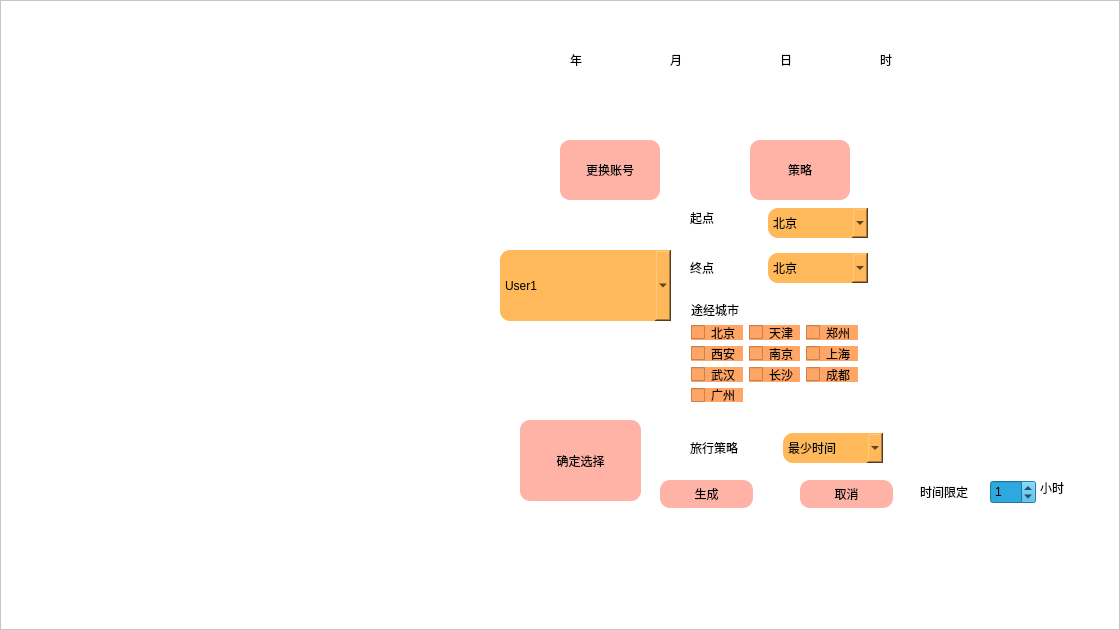
<?xml version="1.0" encoding="UTF-8"?>
<ui version="4.0">
 <class>zjm</class>
 <widget class="QWidget" name="zjm">
  <property name="geometry">
   <rect>
    <x>0</x>
    <y>0</y>
    <width>1120</width>
    <height>630</height>
   </rect>
  </property>
  <property name="windowTitle">
   <string>zjm</string>
  </property>
  <property name="styleSheet">
   <string notr="true">background-color: rgb(255, 255, 255);</string>
  </property>
  <widget class="QLineEdit" name="lineEdit_3">
   <property name="geometry">
    <rect>
     <x>720</x>
     <y>40</y>
     <width>40</width>
     <height>40</height>
    </rect>
   </property>
   <property name="styleSheet">
    <string notr="true">border-style:outset;</string>
   </property>
   <property name="text">
    <string/>
   </property>
  </widget>
  <widget class="QLabel" name="label_3">
   <property name="geometry">
    <rect>
     <x>780</x>
     <y>40</y>
     <width>40</width>
     <height>40</height>
    </rect>
   </property>
   <property name="text">
    <string>日</string>
   </property>
  </widget>
  <widget class="QLabel" name="label_2">
   <property name="geometry">
    <rect>
     <x>670</x>
     <y>40</y>
     <width>40</width>
     <height>40</height>
    </rect>
   </property>
   <property name="text">
    <string>月</string>
   </property>
  </widget>
  <widget class="QWidget" name="layoutWidget_6">
   <property name="geometry">
    <rect>
     <x>680</x>
     <y>290</y>
     <width>189</width>
     <height>123</height>
    </rect>
   </property>
   <layout class="QVBoxLayout" name="verticalLayout">
    <item>
     <widget class="QLabel" name="label_9">
      <property name="text">
       <string>途经城市</string>
      </property>
     </widget>
    </item>
    <item>
     <layout class="QGridLayout" name="gridLayout">
      <item row="0" column="0">
       <widget class="QCheckBox" name="checkBox">
        <property name="styleSheet">
         <string notr="true">border-radius:10px;
background-color: rgb(255,165,101);</string>
        </property>
        <property name="text">
         <string>北京</string>
        </property>
       </widget>
      </item>
      <item row="0" column="1">
       <widget class="QCheckBox" name="checkBox_2">
        <property name="styleSheet">
         <string notr="true">border-radius:10px;
background-color: rgb(255,165,101);</string>
        </property>
        <property name="text">
         <string>天津</string>
        </property>
       </widget>
      </item>
      <item row="0" column="2">
       <widget class="QCheckBox" name="checkBox_3">
        <property name="styleSheet">
         <string notr="true">border-radius:10px;
background-color: rgb(255,165,101);</string>
        </property>
        <property name="text">
         <string>郑州</string>
        </property>
       </widget>
      </item>
      <item row="1" column="0">
       <widget class="QCheckBox" name="checkBox_4">
        <property name="styleSheet">
         <string notr="true">border-radius:10px;
background-color: rgb(255,165,101);</string>
        </property>
        <property name="text">
         <string>西安</string>
        </property>
       </widget>
      </item>
      <item row="1" column="1">
       <widget class="QCheckBox" name="checkBox_5">
        <property name="styleSheet">
         <string notr="true">border-radius:10px;
background-color: rgb(255,165,101);</string>
        </property>
        <property name="text">
         <string>南京</string>
        </property>
       </widget>
      </item>
      <item row="1" column="2">
       <widget class="QCheckBox" name="checkBox_6">
        <property name="styleSheet">
         <string notr="true">border-radius:10px;
background-color: rgb(255,165,101);</string>
        </property>
        <property name="text">
         <string>上海</string>
        </property>
       </widget>
      </item>
      <item row="2" column="0">
       <widget class="QCheckBox" name="checkBox_7">
        <property name="styleSheet">
         <string notr="true">border-radius:10px;
background-color: rgb(255,165,101);</string>
        </property>
        <property name="text">
         <string>武汉</string>
        </property>
       </widget>
      </item>
      <item row="2" column="1">
       <widget class="QCheckBox" name="checkBox_8">
        <property name="styleSheet">
         <string notr="true">border-radius:10px;
background-color: rgb(255,165,101);</string>
        </property>
        <property name="text">
         <string>长沙</string>
        </property>
       </widget>
      </item>
      <item row="2" column="2">
       <widget class="QCheckBox" name="checkBox_9">
        <property name="styleSheet">
         <string notr="true">border-radius:10px;
background-color: rgb(255,165,101);</string>
        </property>
        <property name="text">
         <string>成都</string>
        </property>
       </widget>
      </item>
      <item row="3" column="0">
       <widget class="QCheckBox" name="checkBox_10">
        <property name="styleSheet">
         <string notr="true">border-radius:10px;
background-color: rgb(255,165,101);</string>
        </property>
        <property name="text">
         <string>广州</string>
        </property>
       </widget>
      </item>
     </layout>
    </item>
   </layout>
  </widget>
  <widget class="QLineEdit" name="lineEdit">
   <property name="geometry">
    <rect>
     <x>520</x>
     <y>40</y>
     <width>40</width>
     <height>40</height>
    </rect>
   </property>
   <property name="styleSheet">
    <string notr="true">border-style:outset;</string>
   </property>
   <property name="text">
    <string/>
   </property>
  </widget>
  <widget class="QPushButton" name="pushButton_4">
   <property name="geometry">
    <rect>
     <x>1290</x>
     <y>1060</y>
     <width>93</width>
     <height>28</height>
    </rect>
   </property>
   <property name="text">
    <string>采用</string>
   </property>
  </widget>
  <widget class="QLineEdit" name="lineEdit_2">
   <property name="geometry">
    <rect>
     <x>620</x>
     <y>40</y>
     <width>40</width>
     <height>40</height>
    </rect>
   </property>
   <property name="styleSheet">
    <string notr="true">border-style:outset;</string>
   </property>
   <property name="text">
    <string/>
   </property>
  </widget>
  <widget class="QPushButton" name="pushButton_3">
   <property name="geometry">
    <rect>
     <x>1470</x>
     <y>1060</y>
     <width>93</width>
     <height>28</height>
    </rect>
   </property>
   <property name="text">
    <string>重新生成</string>
   </property>
  </widget>
  <widget class="QLineEdit" name="lineEdit_4">
   <property name="geometry">
    <rect>
     <x>830</x>
     <y>40</y>
     <width>40</width>
     <height>40</height>
    </rect>
   </property>
   <property name="styleSheet">
    <string notr="true">border-style:outset;</string>
   </property>
   <property name="text">
    <string/>
   </property>
  </widget>
  <widget class="QLabel" name="label">
   <property name="geometry">
    <rect>
     <x>570</x>
     <y>40</y>
     <width>40</width>
     <height>40</height>
    </rect>
   </property>
   <property name="text">
    <string>年</string>
   </property>
  </widget>
  <widget class="QPushButton" name="pushButton_6">
   <property name="geometry">
    <rect>
     <x>660</x>
     <y>480</y>
     <width>93</width>
     <height>28</height>
    </rect>
   </property>
   <property name="styleSheet">
    <string notr="true">border-style:outset;
border-radius:10px;
background: rgb(255,179,167);</string>
   </property>
   <property name="text">
    <string>生成</string>
   </property>
  </widget>
  <widget class="QPushButton" name="pushButton_2">
   <property name="geometry">
    <rect>
     <x>750</x>
     <y>140</y>
     <width>100</width>
     <height>60</height>
    </rect>
   </property>
   <property name="styleSheet">
    <string notr="true">border-style:outset;
border-radius:10px;
background: rgb(255,179,167);</string>
   </property>
   <property name="text">
    <string>策略</string>
   </property>
  </widget>
  <widget class="QComboBox" name="comboBox_4">
   <property name="geometry">
    <rect>
     <x>500</x>
     <y>250</y>
     <width>171</width>
     <height>71</height>
    </rect>
   </property>
   <property name="styleSheet">
    <string notr="true">font: 22pt &quot;Adobe Arabic&quot;;
background-color: rgb(255,185,90);
border-radius:10px;</string>
   </property>
   <item>
    <property name="text">
     <string>User1</string>
    </property>
   </item>
   <item>
    <property name="text">
     <string>User2</string>
    </property>
   </item>
   <item>
    <property name="text">
     <string>User3</string>
    </property>
   </item>
  </widget>
  <widget class="QLabel" name="label_4">
   <property name="geometry">
    <rect>
     <x>880</x>
     <y>40</y>
     <width>40</width>
     <height>40</height>
    </rect>
   </property>
   <property name="text">
    <string>时</string>
   </property>
  </widget>
  <widget class="QPushButton" name="pushButton_5">
   <property name="geometry">
    <rect>
     <x>800</x>
     <y>480</y>
     <width>93</width>
     <height>28</height>
    </rect>
   </property>
   <property name="styleSheet">
    <string notr="true">border-style:outset;
border-radius:10px;
background: rgb(255,179,167);</string>
   </property>
   <property name="text">
    <string>取消</string>
   </property>
  </widget>
  <widget class="QSpinBox" name="spinBox">
   <property name="geometry">
    <rect>
     <x>990</x>
     <y>480</y>
     <width>46</width>
     <height>24</height>
    </rect>
   </property>
   <property name="styleSheet">
    <string notr="true">background-color: rgb(46,169,223);</string>
   </property>
   <property name="value">
    <number>1</number>
   </property>
  </widget>
  <widget class="QPushButton" name="pushButton">
   <property name="geometry">
    <rect>
     <x>560</x>
     <y>140</y>
     <width>100</width>
     <height>60</height>
    </rect>
   </property>
   <property name="styleSheet">
    <string notr="true">border-style:outset;
background: rgb(255,179,167);
border-radius:10px;</string>
   </property>
   <property name="text">
    <string>更换账号</string>
   </property>
  </widget>
  <widget class="QLabel" name="label_5">
   <property name="geometry">
    <rect>
     <x>920</x>
     <y>480</y>
     <width>66</width>
     <height>24</height>
    </rect>
   </property>
   <property name="text">
    <string>时间限定</string>
   </property>
  </widget>
  <widget class="QComboBox" name="comboBox">
   <property name="geometry">
    <rect>
     <x>768</x>
     <y>208</y>
     <width>100</width>
     <height>30</height>
    </rect>
   </property>
   <property name="styleSheet">
    <string notr="true">background-color: rgb(255,185,90);
font: 8pt &quot;Adobe Arabic&quot;;
border-radius:10px;</string>
   </property>
   <item>
    <property name="text">
     <string>北京</string>
    </property>
   </item>
   <item>
    <property name="text">
     <string>天津</string>
    </property>
   </item>
   <item>
    <property name="text">
     <string>郑州</string>
    </property>
   </item>
   <item>
    <property name="text">
     <string>西安</string>
    </property>
   </item>
   <item>
    <property name="text">
     <string>南京</string>
    </property>
   </item>
   <item>
    <property name="text">
     <string>上海</string>
    </property>
   </item>
   <item>
    <property name="text">
     <string>武汉</string>
    </property>
   </item>
   <item>
    <property name="text">
     <string>长沙</string>
    </property>
   </item>
   <item>
    <property name="text">
     <string>成都</string>
    </property>
   </item>
   <item>
    <property name="text">
     <string>广州</string>
    </property>
   </item>
  </widget>
  <widget class="QLabel" name="label_8">
   <property name="geometry">
    <rect>
     <x>690</x>
     <y>210</y>
     <width>30</width>
     <height>16</height>
    </rect>
   </property>
   <property name="text">
    <string>起点</string>
   </property>
  </widget>
  <widget class="QComboBox" name="comboBox_3">
   <property name="geometry">
    <rect>
     <x>768</x>
     <y>253</y>
     <width>100</width>
     <height>30</height>
    </rect>
   </property>
   <property name="styleSheet">
    <string notr="true">background-color: rgb(255,185,90);
font: 8pt &quot;Adobe Arabic&quot;;
border-radius:10px;</string>
   </property>
   <item>
    <property name="text">
     <string>北京</string>
    </property>
   </item>
   <item>
    <property name="text">
     <string>天津</string>
    </property>
   </item>
   <item>
    <property name="text">
     <string>郑州</string>
    </property>
   </item>
   <item>
    <property name="text">
     <string>西安</string>
    </property>
   </item>
   <item>
    <property name="text">
     <string>南京</string>
    </property>
   </item>
   <item>
    <property name="text">
     <string>上海</string>
    </property>
   </item>
   <item>
    <property name="text">
     <string>武汉</string>
    </property>
   </item>
   <item>
    <property name="text">
     <string>长沙</string>
    </property>
   </item>
   <item>
    <property name="text">
     <string>成都</string>
    </property>
   </item>
   <item>
    <property name="text">
     <string>广州</string>
    </property>
   </item>
  </widget>
  <widget class="QComboBox" name="comboBox_2">
   <property name="geometry">
    <rect>
     <x>783</x>
     <y>433</y>
     <width>100</width>
     <height>30</height>
    </rect>
   </property>
   <property name="styleSheet">
    <string notr="true">background-color: rgb(255,185,90);
font: 8pt &quot;Adobe Arabic&quot;;
border-radius:10px;</string>
   </property>
   <item>
    <property name="text">
     <string>最少时间</string>
    </property>
   </item>
   <item>
    <property name="text">
     <string>最少费用</string>
    </property>
   </item>
   <item>
    <property name="text">
     <string>规定时间最少费用</string>
    </property>
   </item>
  </widget>
  <widget class="QLabel" name="label_7">
   <property name="geometry">
    <rect>
     <x>690</x>
     <y>260</y>
     <width>30</width>
     <height>16</height>
    </rect>
   </property>
   <property name="text">
    <string>终点</string>
   </property>
  </widget>
  <widget class="QLabel" name="label_10">
   <property name="geometry">
    <rect>
     <x>1040</x>
     <y>480</y>
     <width>51</width>
     <height>16</height>
    </rect>
   </property>
   <property name="text">
    <string>小时</string>
   </property>
  </widget>
  <widget class="QPushButton" name="pushButton_7">
   <property name="geometry">
    <rect>
     <x>520</x>
     <y>420</y>
     <width>121</width>
     <height>81</height>
    </rect>
   </property>
   <property name="styleSheet">
    <string notr="true">font: 16pt &quot;Adobe Arabic&quot;;
border-style:outset;
border-radius:10px;
background: rgb(255,179,167);</string>
   </property>
   <property name="text">
    <string>确定选择</string>
   </property>
  </widget>
  <widget class="QLabel" name="label_6">
   <property name="geometry">
    <rect>
     <x>690</x>
     <y>440</y>
     <width>60</width>
     <height>16</height>
    </rect>
   </property>
   <property name="text">
    <string>旅行策略</string>
   </property>
  </widget>
  <widget class="QFrame" name="frame">
   <property name="geometry">
    <rect>
     <x>1120</x>
     <y>630</y>
     <width>120</width>
     <height>80</height>
    </rect>
   </property>
   <property name="frameShape">
    <enum>QFrame::StyledPanel</enum>
   </property>
   <property name="frameShadow">
    <enum>QFrame::Raised</enum>
   </property>
  </widget>
  <widget class="QFrame" name="frame_2">
   <property name="geometry">
    <rect>
     <x>0</x>
     <y>0</y>
     <width>1120</width>
     <height>630</height>
    </rect>
   </property>
   <property name="styleSheet">
    <string notr="true">background-image: url(:/new/prefix1/D:/Downloads/QQdownload/oz.png);</string>
   </property>
   <property name="frameShape">
    <enum>QFrame::StyledPanel</enum>
   </property>
   <property name="frameShadow">
    <enum>QFrame::Raised</enum>
   </property>
  </widget>
  <zorder>frame_2</zorder>
  <zorder>comboBox</zorder>
  <zorder>label_8</zorder>
  <zorder>comboBox_3</zorder>
  <zorder>comboBox_2</zorder>
  <zorder>lineEdit_3</zorder>
  <zorder>label_3</zorder>
  <zorder>label_2</zorder>
  <zorder>layoutWidget_6</zorder>
  <zorder>lineEdit</zorder>
  <zorder>pushButton_4</zorder>
  <zorder>lineEdit_2</zorder>
  <zorder>pushButton_3</zorder>
  <zorder>lineEdit_4</zorder>
  <zorder>label</zorder>
  <zorder>pushButton_6</zorder>
  <zorder>pushButton_2</zorder>
  <zorder>comboBox_4</zorder>
  <zorder>label_4</zorder>
  <zorder>pushButton_5</zorder>
  <zorder>spinBox</zorder>
  <zorder>pushButton</zorder>
  <zorder>label_5</zorder>
  <zorder>label_7</zorder>
  <zorder>label_10</zorder>
  <zorder>pushButton_7</zorder>
  <zorder>label_6</zorder>
  <zorder>frame</zorder>
 </widget>
 <layoutdefault spacing="6" margin="11"/>
 <resources>
  <include location="Resource.qrc"/>
 </resources>
 <connections/>
</ui>
